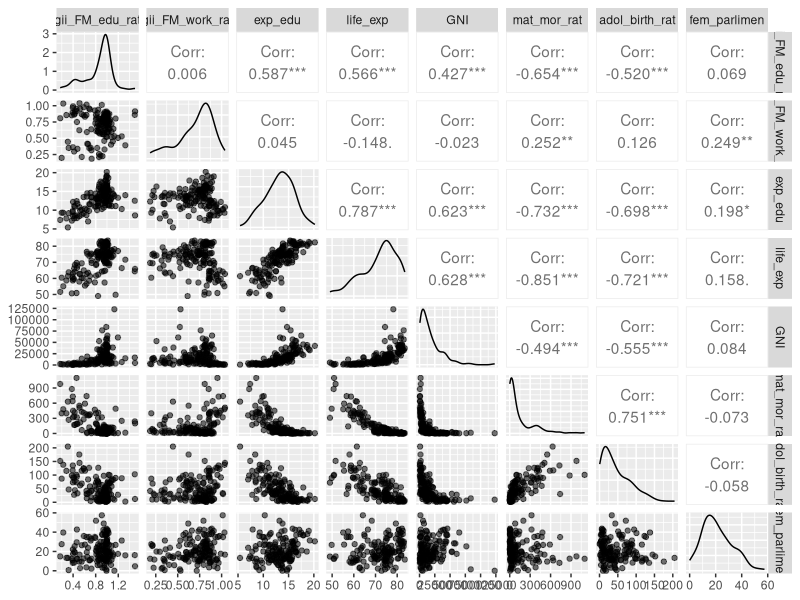
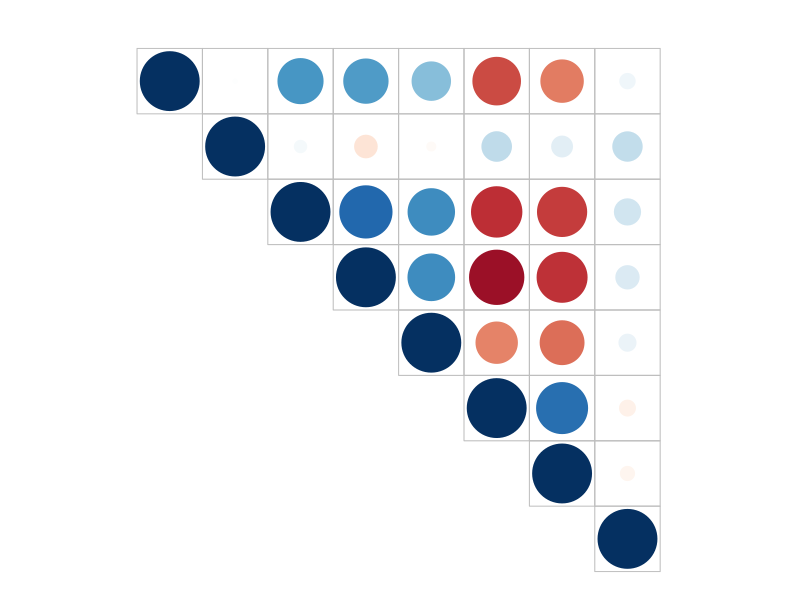

The R source for these figures, in order: (Note: this script raises an error after producing the figures.)
## ---- chunk 1
knitr::opts_chunk$set(echo = TRUE)
## ---- chunk 2

human = read.table("human2.txt", sep="\t", quote = "", stringsAsFactors = FALSE, header=TRUE)
dim(human)

str(human)

library(FactoMineR)
library(GGally)
library(ggplot2)
library(dplyr)
library(tidyr)
library(MASS)
## ---- chunk 3
# access the GGally and ggplot2 libraries
library(GGally)
library(ggplot2)

# create a more advanced plot matrix with ggpairs(learning2014[-1])
p <- ggpairs(human, mapping = aes( alpha=0.3), lower = list(combo = wrap("facethist", bins = 20)))

# draw the plot
p

## ---- chunk 4

# calculate the correlation matrix and round it
cor_matrix<-cor(human) 

# print the correlation matrix
cor_matrix %>% round(2)  %>% print() 

library(corrplot)

cor.mtest <- function(mat, conf.level = 0.95){
  mat <- as.matrix(mat)
  n <- ncol(mat)
  p.mat <- lowCI.mat <- uppCI.mat <- matrix(NA, n, n)
  diag(p.mat) <- 0
  diag(lowCI.mat) <- diag(uppCI.mat) <- 1
  for(i in 1:(n-1)){
    for(j in (i+1):n){
      tmp <- cor.test(mat[,i], mat[,j], conf.level = conf.level)
      p.mat[i,j] <- p.mat[j,i] <- tmp$p.value
      lowCI.mat[i,j] <- lowCI.mat[j,i] <- tmp$conf.int[1]
      uppCI.mat[i,j] <- uppCI.mat[j,i] <- tmp$conf.int[2]
    }
  }
  return(list(p.mat, lowCI.mat, uppCI.mat))
}

res1 <- cor.mtest(human,0.95)
# visualize the correlation matrix
corrplot.mixed(cor_matrix,tl.cex=0.5,p.mat = res1[[1]], insig = "blank"
,mar=c(1,0,2,0),number.cex=0.7, title="Correlation between variables")

## ---- chunk 5
pca_human <- prcomp(human)

s<-summary(pca_human)
s
pca_pr<-round(100*s$importance[2,], digits=1)
pca_pr
pc_lab<-paste0(names(pca_pr),"(",pca_pr,"%)")
biplot(pca_human, , choices =1:2, cex=c(0.8,1),col=c("grey40","deeppink2"),xlab=pc_lab[1],ylab=pc_lab[2]) 

## ---- chunk 6

human_scaled=scale(human)
human_scaled=as.data.frame(human_scaled)
pca_human <- prcomp(human_scaled)

s<-summary(pca_human)
s
pca_pr<-round(100*s$importance[2,], digits=1)
pca_pr
pc_lab<-paste0(names(pca_pr),"(",pca_pr,"%)")
biplot(pca_human, choices =1:2, cex=c(0.8,1),col=c("grey40","deeppink2"),xlab=pc_lab[1],ylab=pc_lab[2]) 
